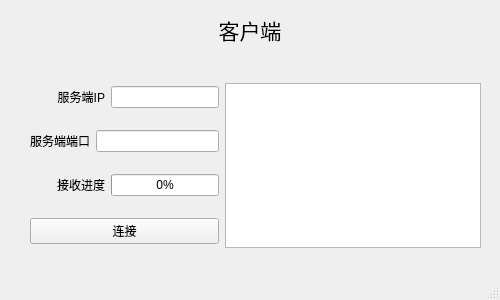
<?xml version="1.0" encoding="UTF-8"?>
<ui version="4.0">
 <class>FileClient</class>
 <widget class="QMainWindow" name="FileClient">
  <property name="geometry">
   <rect>
    <x>0</x>
    <y>0</y>
    <width>500</width>
    <height>300</height>
   </rect>
  </property>
  <property name="minimumSize">
   <size>
    <width>500</width>
    <height>300</height>
   </size>
  </property>
  <property name="maximumSize">
   <size>
    <width>500</width>
    <height>300</height>
   </size>
  </property>
  <property name="windowTitle">
   <string>FileClient</string>
  </property>
  <widget class="QWidget" name="centralwidget">
   <widget class="QWidget" name="horizontalLayoutWidget">
    <property name="geometry">
     <rect>
      <x>30</x>
      <y>70</y>
      <width>451</width>
      <height>191</height>
     </rect>
    </property>
    <layout class="QHBoxLayout" name="horizontalLayout">
     <item>
      <layout class="QVBoxLayout" name="verticalLayout">
       <item>
        <layout class="QHBoxLayout" name="horizontalLayout_3">
         <item>
          <widget class="QLabel" name="label_IP">
           <property name="minimumSize">
            <size>
             <width>75</width>
             <height>0</height>
            </size>
           </property>
           <property name="text">
            <string>服务端IP</string>
           </property>
           <property name="alignment">
            <set>Qt::AlignRight|Qt::AlignTrailing|Qt::AlignVCenter</set>
           </property>
          </widget>
         </item>
         <item>
          <widget class="QLineEdit" name="lineEditIP"/>
         </item>
        </layout>
       </item>
       <item>
        <layout class="QHBoxLayout" name="horizontalLayout_4">
         <item>
          <widget class="QLabel" name="label_PORT">
           <property name="text">
            <string>服务端端口</string>
           </property>
           <property name="alignment">
            <set>Qt::AlignRight|Qt::AlignTrailing|Qt::AlignVCenter</set>
           </property>
          </widget>
         </item>
         <item>
          <widget class="QLineEdit" name="lineEditPort"/>
         </item>
        </layout>
       </item>
       <item>
        <layout class="QHBoxLayout" name="horizontalLayout_5">
         <item>
          <widget class="QLabel" name="label_PROGRESS">
           <property name="minimumSize">
            <size>
             <width>75</width>
             <height>0</height>
            </size>
           </property>
           <property name="maximumSize">
            <size>
             <width>16777215</width>
             <height>16777215</height>
            </size>
           </property>
           <property name="text">
            <string>接收进度</string>
           </property>
           <property name="alignment">
            <set>Qt::AlignRight|Qt::AlignTrailing|Qt::AlignVCenter</set>
           </property>
          </widget>
         </item>
         <item>
          <widget class="QProgressBar" name="progressBar">
           <property name="sizePolicy">
            <sizepolicy hsizetype="Expanding" vsizetype="Fixed">
             <horstretch>0</horstretch>
             <verstretch>0</verstretch>
            </sizepolicy>
           </property>
           <property name="maximumSize">
            <size>
             <width>16777215</width>
             <height>16777215</height>
            </size>
           </property>
           <property name="value">
            <number>0</number>
           </property>
           <property name="alignment">
            <set>Qt::AlignLeading|Qt::AlignLeft|Qt::AlignTop</set>
           </property>
           <property name="orientation">
            <enum>Qt::Horizontal</enum>
           </property>
           <property name="textDirection">
            <enum>QProgressBar::TopToBottom</enum>
           </property>
          </widget>
         </item>
        </layout>
       </item>
       <item>
        <widget class="QPushButton" name="buttonConnect">
         <property name="maximumSize">
          <size>
           <width>16777215</width>
           <height>16777215</height>
          </size>
         </property>
         <property name="text">
          <string>连接</string>
         </property>
        </widget>
       </item>
      </layout>
     </item>
     <item>
      <widget class="QTextEdit" name="textEdit">
       <property name="maximumSize">
        <size>
         <width>300</width>
         <height>165</height>
        </size>
       </property>
       <property name="focusPolicy">
        <enum>Qt::NoFocus</enum>
       </property>
      </widget>
     </item>
    </layout>
   </widget>
   <widget class="QLabel" name="label">
    <property name="geometry">
     <rect>
      <x>200</x>
      <y>-10</y>
      <width>100</width>
      <height>80</height>
     </rect>
    </property>
    <property name="font">
     <font>
      <family>微软雅黑</family>
      <pointsize>16</pointsize>
     </font>
    </property>
    <property name="text">
     <string>客户端</string>
    </property>
    <property name="alignment">
     <set>Qt::AlignCenter</set>
    </property>
   </widget>
  </widget>
  <widget class="QStatusBar" name="statusbar"/>
 </widget>
 <resources/>
 <connections/>
</ui>
